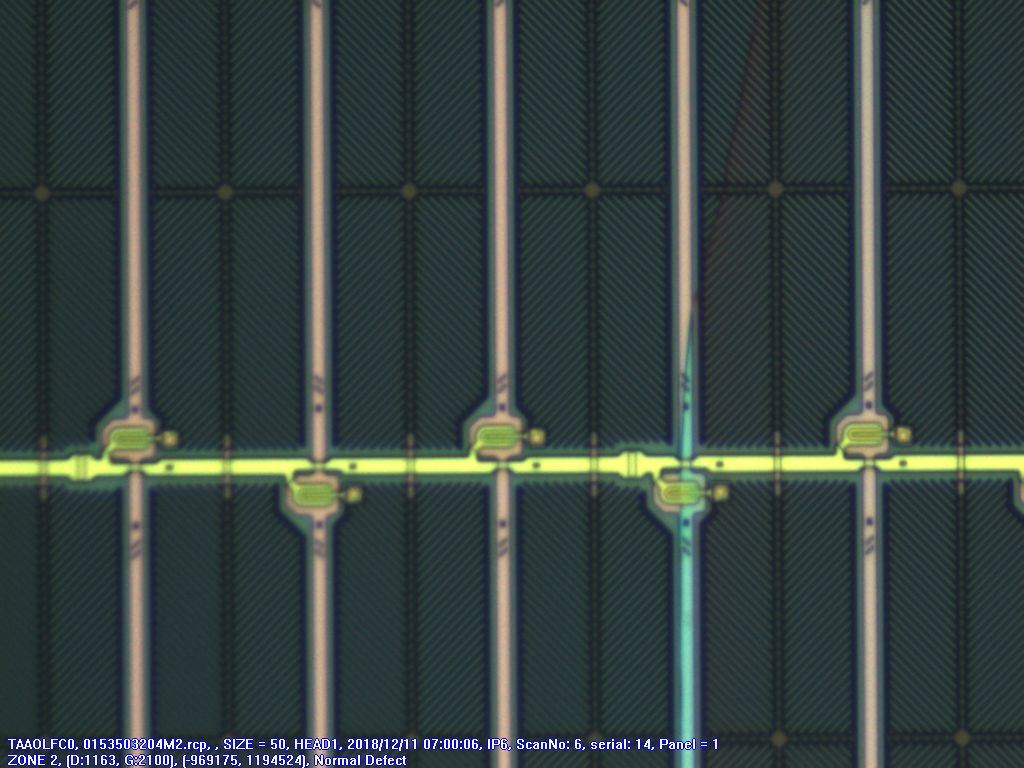
#> input picture testp/error/TGOTS_5300_TA8B2857BY_TAAOLFC0_0005_-969175_1194524_S_50_20181211_070006.jpg, 1024 x 768 px; its folder holds only this picture in this run
$ python getit2.py
#> lines starting #> are read from the running program, lines starting #| are printed output that depends on the picture; after the words box and inside, x2 and y2 are one past the last pixel; in counts of white or black regions, pixels touching at a corner belong together
#> in getCoordinate, oimg is the input picture: shape (768, 1024, 3); mean B, G, R 64.7, 66.1, 54
import cv2 as cv
import numpy as np
import random
import os

import datetime


def gaussianThreshold(img, showimg=0):
    # 图片进行二值化
#> called with showimg = 0
    gray = cv.cvtColor(img, cv.COLOR_RGB2GRAY)
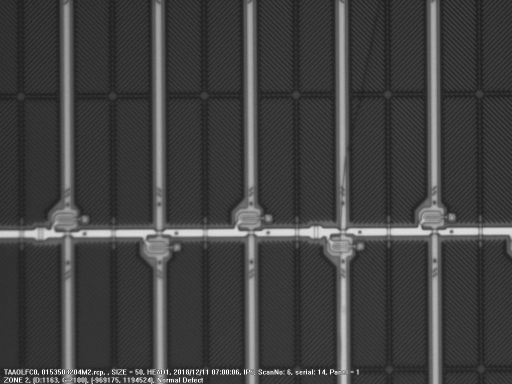
#> gray: shape (768, 1024) (shown at 1/2 size); min 15, max 255, mean 64.3
    binary = cv.adaptiveThreshold(
        gray, 255, cv.ADAPTIVE_THRESH_GAUSSIAN_C, cv.THRESH_BINARY, 15, 10)
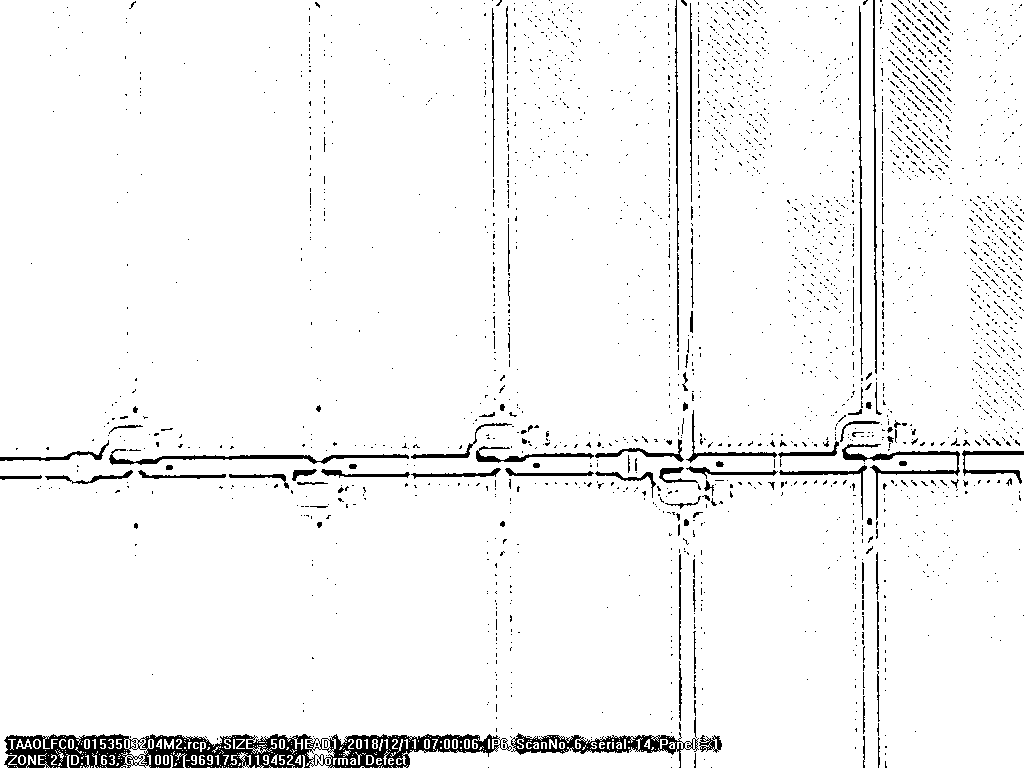
#> binary: shape (768, 1024); 95.8% white; 2462 black regions (2340 under 20 px), largest, box (x1, y1, x2, y2) and area: (4, 734, 512, 768) 9350, (511, 732, 699, 768) 1933, (109, 449, 409, 465) 1123
    if showimg:
        cv.namedWindow('GAUSSIAN', cv.WINDOW_AUTOSIZE)
        cv.imshow('GAUSSIAN', binary)
    return binary


def getModel():
    # 获取模板
    m1 = cv.imread('./feature/feature1.jpg', cv.IMREAD_GRAYSCALE)

    return m1


def getMore(img, m):
    # 对目标图片进行模板的匹配，返回最大值与位置
    res0 = cv.matchTemplate(img, m, cv.TM_CCOEFF_NORMED)
    min_val0, max_val0, min_loc0, max_loc0 = cv.minMaxLoc(res0)

    return max_val0, max_loc0


def getBest(img, m):
    ''' resize 和返回值
    '''

    if img.shape[:2] == (432, 576):
        img = cv.resize(img, (558, 421), cv.INTER_CUBIC)
    elif img.shape[:2] == (768, 1024):
        img = np.rot90(img)
#> img: shape (1024, 768); 95.8% white; 2462 black regions (2340 under 20 px), largest, box (x1, y1, x2, y2) and area: (734, 512, 768, 1020) 9350, (732, 325, 768, 513) 1933, (449, 615, 465, 915) 1123
        img = np.rot90(img)
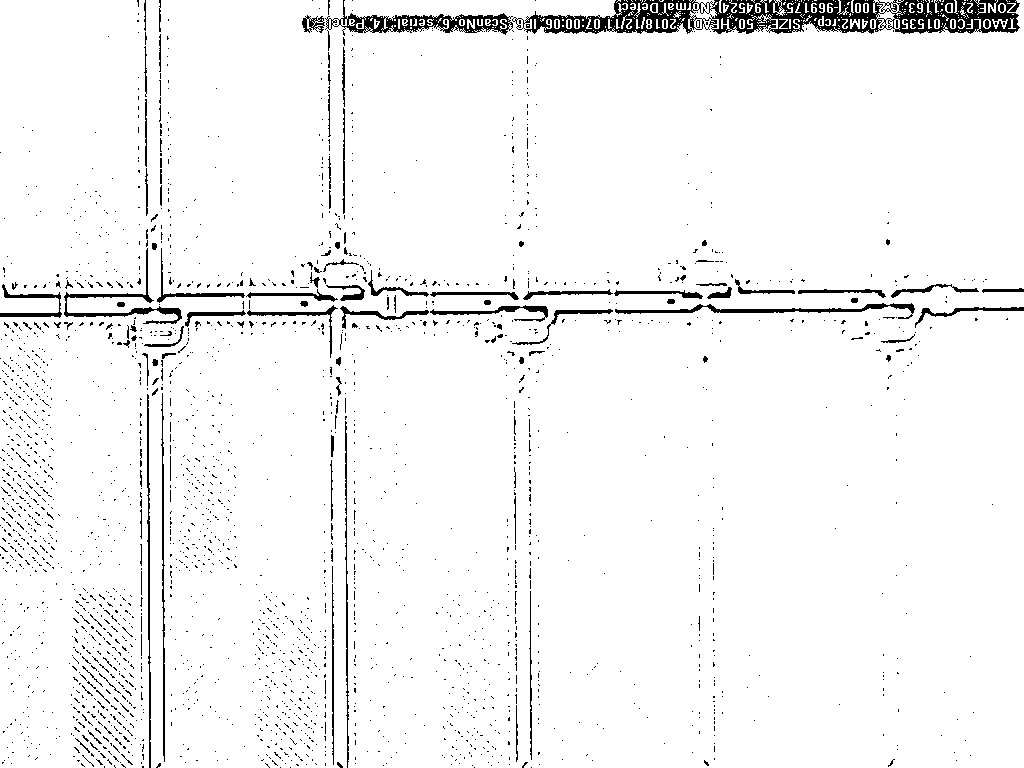
#> img: shape (768, 1024); 95.8% white; 2462 black regions (2340 under 20 px), largest, box (x1, y1, x2, y2) and area: (512, 0, 1020, 34) 9350, (325, 0, 513, 36) 1933, (615, 303, 915, 319) 1123
        img = np.rot90(img)
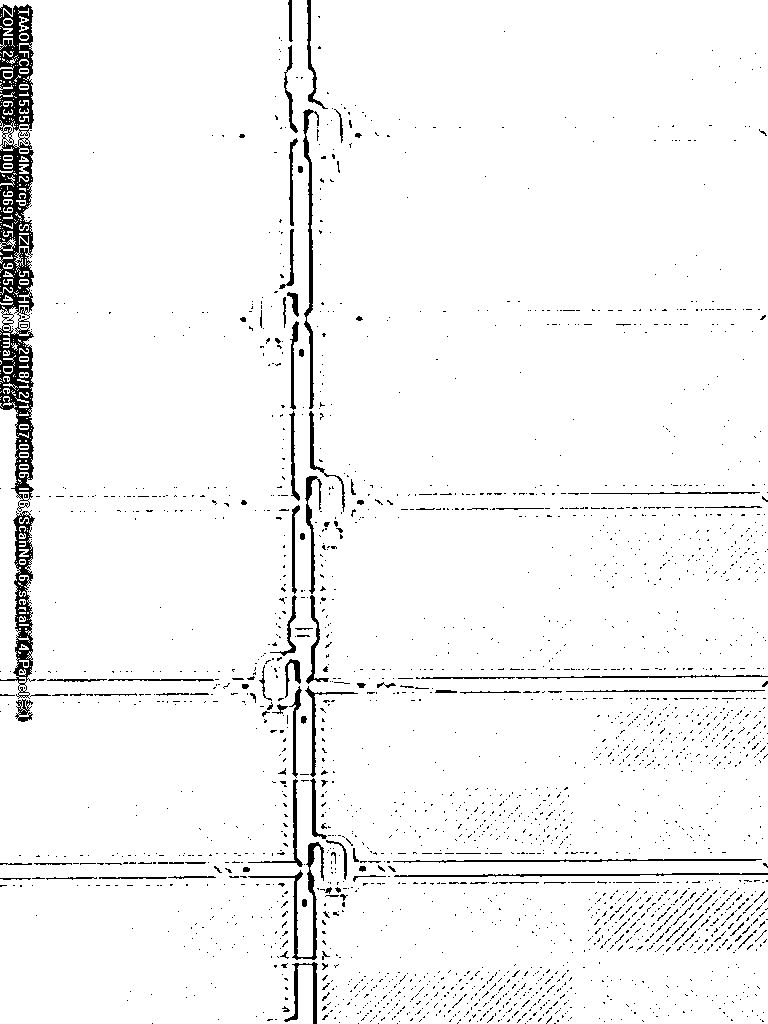
#> img: shape (1024, 768); 95.8% white; 2462 black regions (2340 under 20 px), largest, box (x1, y1, x2, y2) and area: (0, 4, 34, 512) 9350, (0, 511, 36, 699) 1933, (303, 109, 319, 409) 1123
        img = cv.resize(img, (634, 846), cv.INTER_CUBIC)
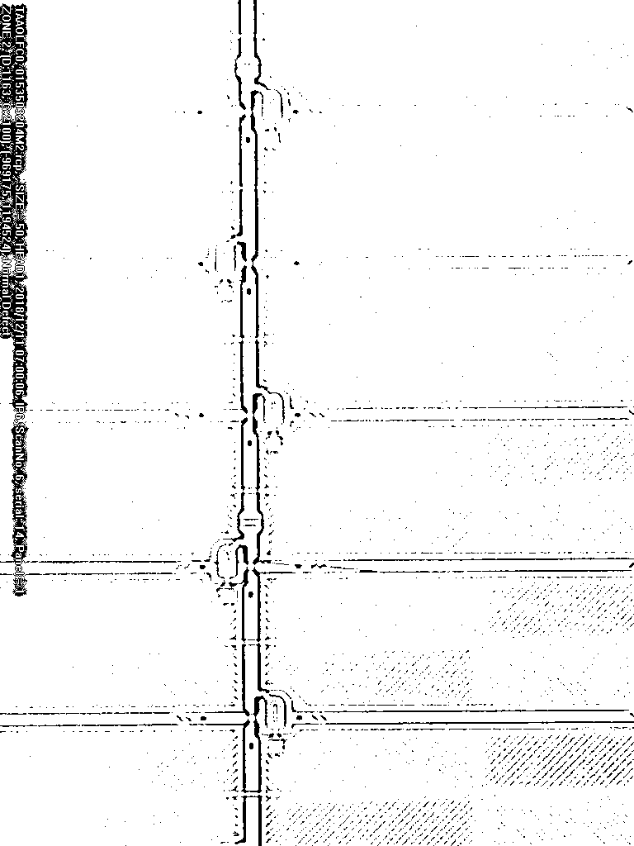
#> img: shape (846, 634); min 0, max 255, mean 244.2

    max_val, max_loc = getMore(img, m)

    print('    END:%f' % (max_val))

    if max_val >= 0.4:
        return max_val, max_loc, img
    else:
        return 0, 0, img


def getWhich(img, m):
    # 获取目标图片的最好匹配val和位置loc
    max_val, max_loc, img = getBest(img, m)
    if max_val == 0:
        return 0, 0, img
    # best是指匹配的最好的模板是这个问题的哪一个模板
    return max_val, max_loc, img


def getColor():
    # 画图的时候随机返回一个颜色
    return (random.randint(1, 255), random.randint(1, 255), random.randint(1, 255))


# [265 lines left out: functions getUDMirror, getLRMirror, getZeroFlag, getMove, getAllTarget, get1LR and 2 more, not called in this run]


def getCoordinate(img, getimg=0, showimg=0):
    # 获取图像的所有零件位置

    # 1、保存原始未处理图像便于画图
    oimg = img.copy()

    # 2、或者模板并对图像进行二值化处理
    m = getModel()
    img = gaussianThreshold(img)

    print('进行匹配：')
    # 3、获取是q1还是q2问题以及最好匹配位置
    max_val, max_loc, img = getWhich(img, m)

    # return 没有一个大于0.75的匹配
    if max_val == 0:
        print('Error')
        if showimg:
            cv.namedWindow("match", cv.WINDOW_AUTOSIZE)
            cv.imshow("match", oimg)
        if not getimg:
            return 0
        else:
            return [0, oimg]

    # 4、如果二值化的图片有过拉伸处理这里对要进行画图的原图也进行同样的处理
    if oimg.shape[:2] == (432, 576):
        oimg = cv.resize(oimg, (558, 421), cv.INTER_CUBIC)
    elif oimg.shape[:2] == (768, 1024):
        oimg = np.rot90(oimg)
        oimg = np.rot90(oimg)
        oimg = np.rot90(oimg)
        oimg = cv.resize(oimg, (634, 846), cv.INTER_CUBIC)

    # 5、获取最佳位置以及模板大小，并把最佳匹配在图中画出来
    th, tw = m.shape[:2]
    tl = max_loc
    br = (tl[0] + tw, tl[1] + th)
    cv.rectangle(oimg, tl, br, (0, 0, 255), 1)

    # 6、由最佳匹配点找到pix起始点
    tl = [tl[0] + 37, tl[1] + 23]

    # 7、根据q1还是q2获取所有零件位置并在图中画出来
    oimg, ptdic = getTarget(oimg, tl)

    # 8、图片的展示和返回
    if showimg:
        cv.namedWindow("match", cv.WINDOW_AUTOSIZE)
        cv.imshow("match", oimg)
    if not getimg:
        # 返回多边形dic、图片形状
        return ptdic
    else:
        return [1, oimg]


# [84 lines left out: functions getOverlapping, getReturn, getQOut, not called in this run]


def getJPG(path, li=0):
    # 返回一个文件夹下所有jpg文件名
    list_name = []
    for file in os.listdir(path):
        file_path = os.path.join(path, file)
        if file[-3:].lower() == 'jpg' and not os.path.isdir(file_path):
            if not li:
                list_name.append(file_path)
            else:
                list_name.append([path, file])
        if os.path.isdir(file_path):
            list_name += getJPG(file_path, li)
    return list_name


# -------------------------- 处理指定path下所有图片并展示 --------------------------
path = './testp/'
# path = '../3350/testp/tp/q2/'
for i in getJPG(path):
    start = datetime.datetime.now()
#> (the run stopped early here; a loop or call above may not have finished)

$ run again, on testp/error/TSDFS_5300_TA8C1132CH_TAAOLFC0_0007_-54355_808153_S_20_20181216_062458.jpg
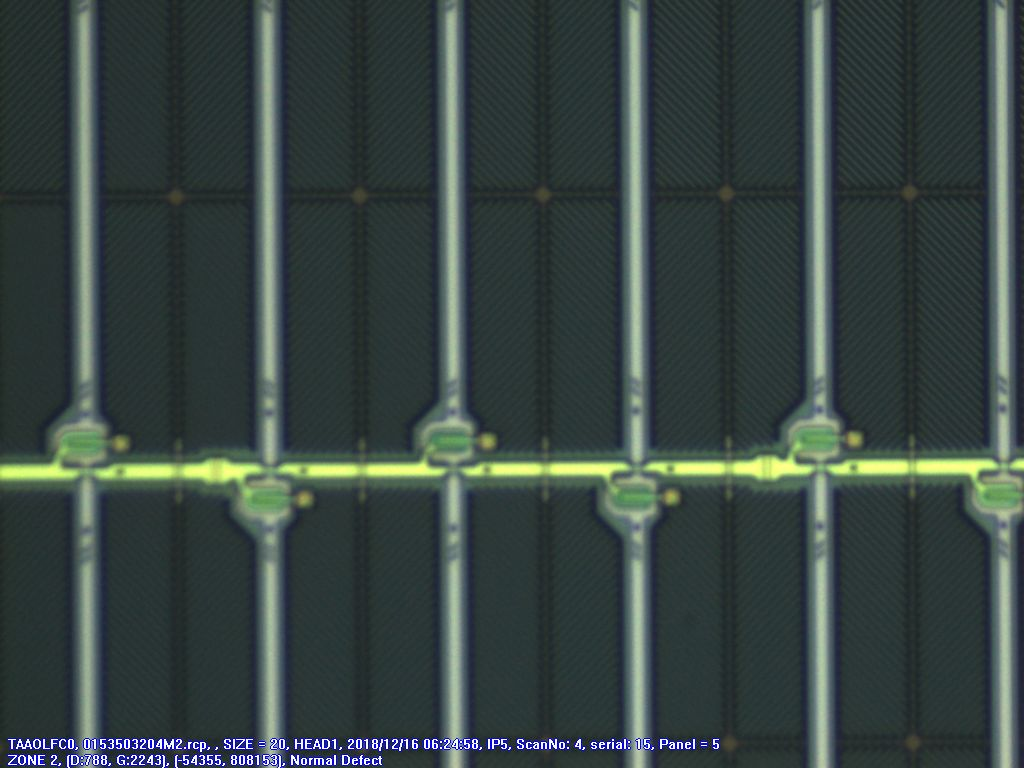
#> input picture testp/error/TSDFS_5300_TA8C1132CH_TAAOLFC0_0007_-54355_808153_S_20_20181216_062458.jpg, 1024 x 768 px
#> in getCoordinate, oimg is the input picture: shape (768, 1024, 3); mean B, G, R 66.5, 68.6, 56
#> in gaussianThreshold, `binary = cv.adaptiveThreshold( gray, 255, cv.ADAPTIVE_THRESH_GAUSSIAN_..`:
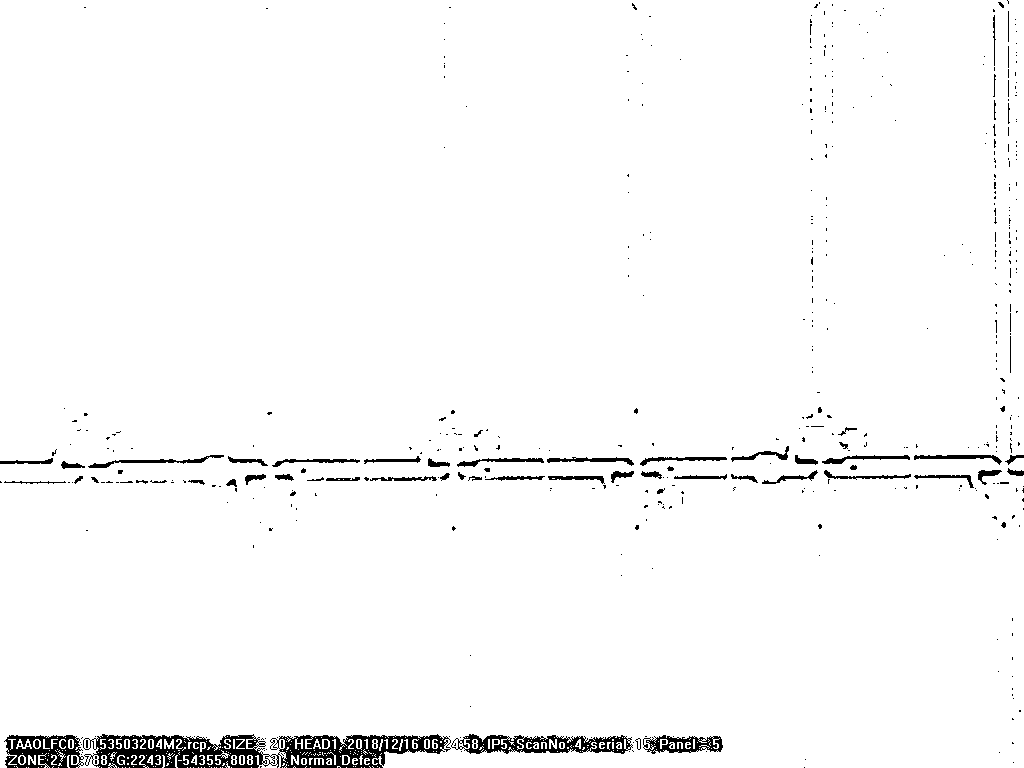
#> binary: shape (768, 1024); 97.5% white; 522 black regions (454 under 20 px), largest, box (x1, y1, x2, y2) and area: (83, 734, 451, 768) 6869, (451, 734, 633, 754) 1877, (4, 735, 84, 768) 1618
#> in getBest, `img = np.rot90(img)`:
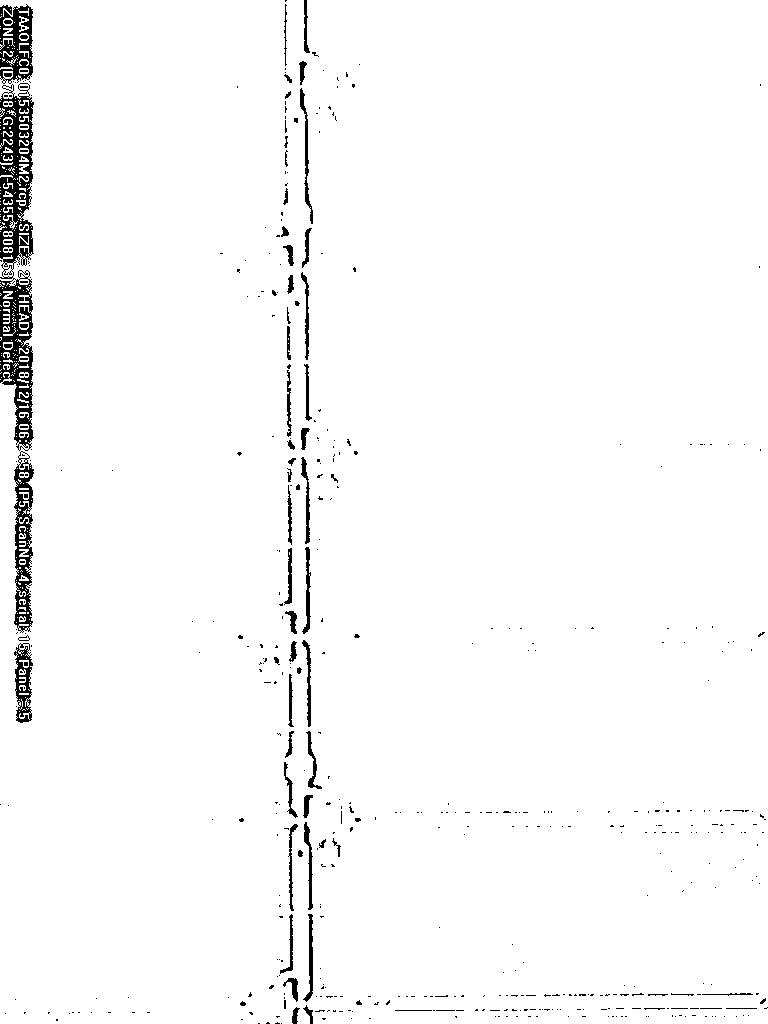
#> img: shape (1024, 768); 97.5% white; 522 black regions (454 under 20 px), largest, box (x1, y1, x2, y2) and area: (0, 83, 34, 451) 6869, (14, 451, 34, 633) 1877, (0, 4, 33, 84) 1618
